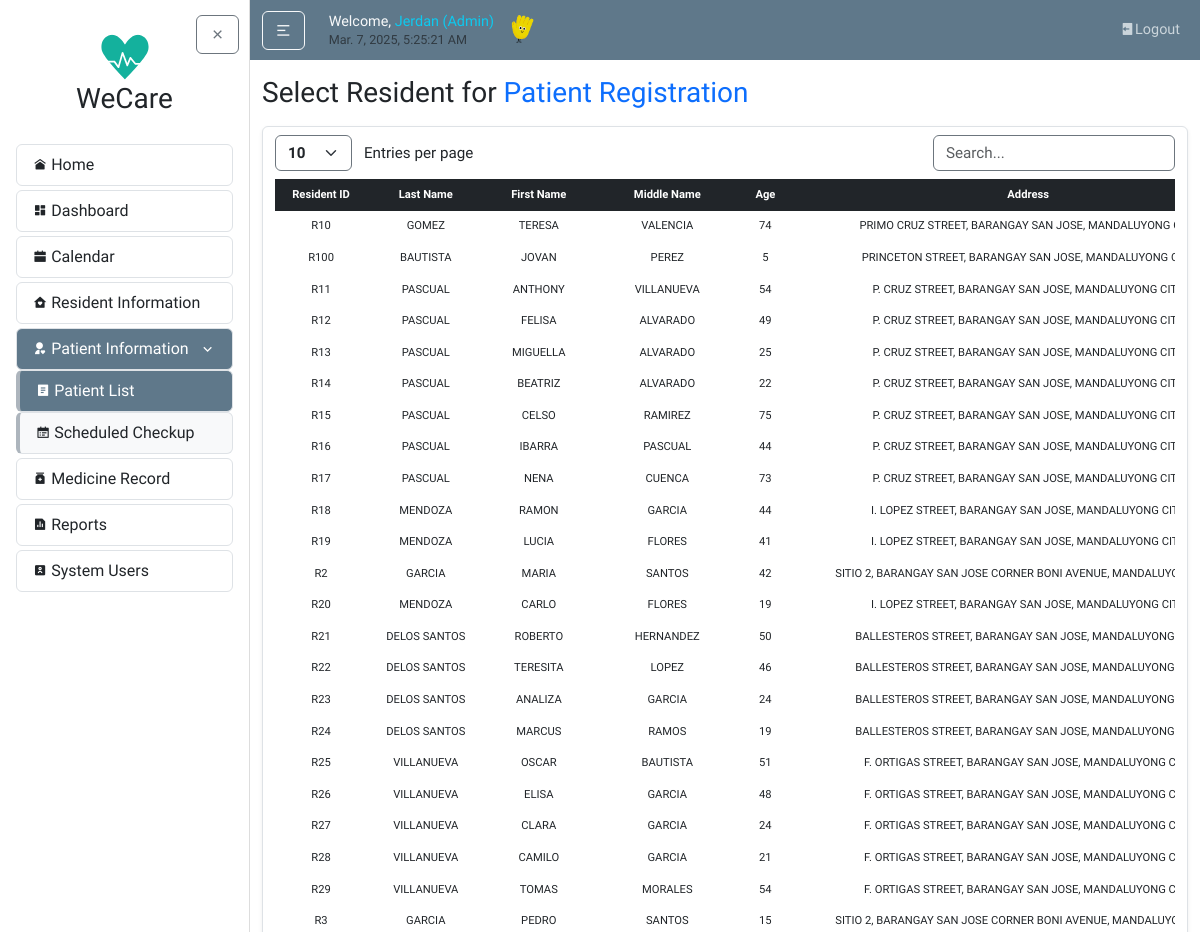
The page /patients/select/ (signed in, upper part) on the database as committed earlier.
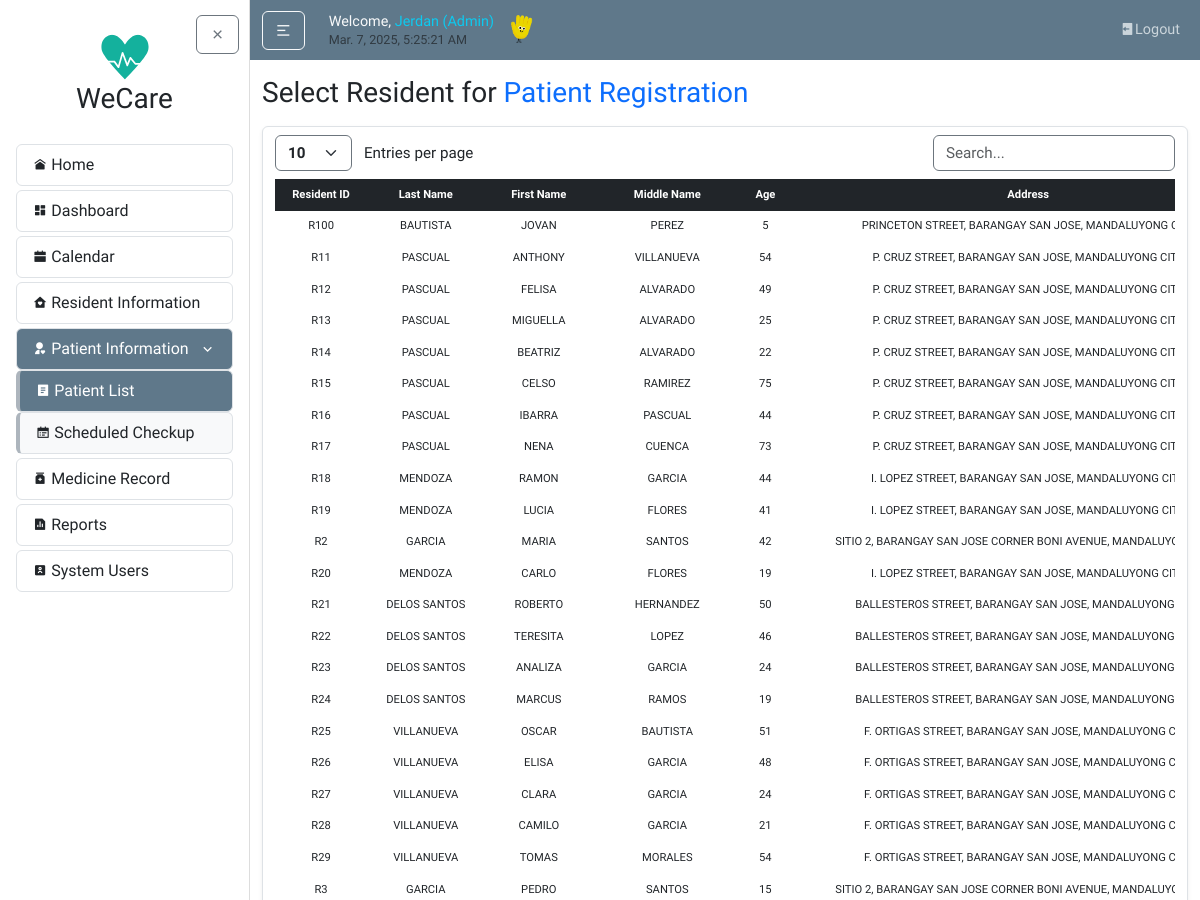
The same page on the database as committed later.
### residentInfo/models.py (models this page shows, shortened)
class Resident(models.Model):
    id = models.CharField(max_length=10, primary_key=True, editable=False)
    family = models.ForeignKey(Family, on_delete=models.CASCADE, related_name='residents', null=True)
    last_name = models.CharField(max_length=100, default="--")
    first_name = models.CharField(max_length=100, default="--")
    middle_name = models.CharField(max_length=100, blank=True, null=True, default="--")
    relationship_to_head = models.CharField(max_length=50, default="--")
    birthdate = models.DateField(default=datetime.date(2000, 1, 1))
    age = models.PositiveIntegerField(default=0)
    civil_status = models.CharField(max_length=50, default="--")
    gender = models.CharField(max_length=20, choices=GENDER_CHOICES, default="Male")
    category = models.CharField(max_length=20, choices=CATEGORY_CHOICES, default='N/A')
    present_address = models.CharField(max_length=255, default="--")
    contact_number = models.CharField(max_length=20, default="--")
    date_updated = models.DateTimeField(auto_now=True)

### patientInfo/views.py (the view)
# urls.py: path('select/', views.patient_select, name='patient-select'),
@login_required
def patient_select(request):
    available_residents = Resident.objects.filter(patient__isnull=True).order_by('id')
    return render(request, 'patientInfo/patient_select.html', {'available_residents': available_residents})

### patientInfo/templates/patientInfo/patient_select.html (shortened to what this page needs)
{% extends "home/layout.html" %}
{% load static %}
{% block style %}
  <link rel="stylesheet" href="{% static 'residentInfo/main.css' %}">
{% endblock style %}
{% block body %}
<h3 class="mb-3">Select Resident for <span class="text-primary">Patient Registration</span></h3>
<article class="content-section border rounded p-0 shadow-sm">
  <div class="container">
    <div class="row mt-2">
        <div class="col-auto">
          <select id="customEntries" class="form-select d-inline w-auto border-secondary fw-bold" style="font-size: calc(0.8rem + 0.2vw); cursor: pointer; vertical-align: middle;">
            <option value="10">10</option>
          </select>
          <span class="d-inline ms-2" style="font-size: calc(0.8rem + 0.2vw); vertical-align: middle;">Entries per page</span>
        </div>
        <div class="col-auto ms-auto">
          <input type="text" id="searchBar" class="form-control d-inline w-auto border-secondary" placeholder="Search..." style="font-size: calc(0.8rem + 0.2vw); vertical-align: middle;">
        </div>
      </div>
    <div class="table-responsive mt-2">
      <table id="dataTable" class="text-center projectTables">
        <thead class="table-dark">
          <tr>
            <th class="text-center">Resident ID</th>
            <th class="text-center">Last Name</th>
            <th class="text-center">First Name</th>
            <th class="text-center">Middle Name</th>
            <th class="text-center">Age</th>
            <th class="text-center">Address</th>
          </tr>
        </thead>
        <tbody>
          {% for resident in available_residents %}
          <tr class="clickable-row" data-href="{% url 'patient-create-details' resident.id %}">
            <td class="text-center">{{ resident.id }}</td>
            <td class="text-center">{{ resident.last_name }}</td>
            <td class="text-center">{{ resident.first_name }}</td>
            <td class="text-center">{{ resident.middle_name }}</td>
            <td class="text-center">{{ resident.age }}</td>
            <td class="text-center">{{ resident.present_address }}</td>
          </tr>
          {% endfor %}
        </tbody>
      </table>
    </div>
  </div>
</article>
{% endblock body %}

Rows that differ between the two databases and show on the page:
removed Resident: id "R10", last_name "GOMEZ", first_name "TERESA", middle_name "VALENCIA", age "74", present_address "PRIMO CRUZ STREET, BARANGAY SAN JOSE, MANDALUYONG…"
